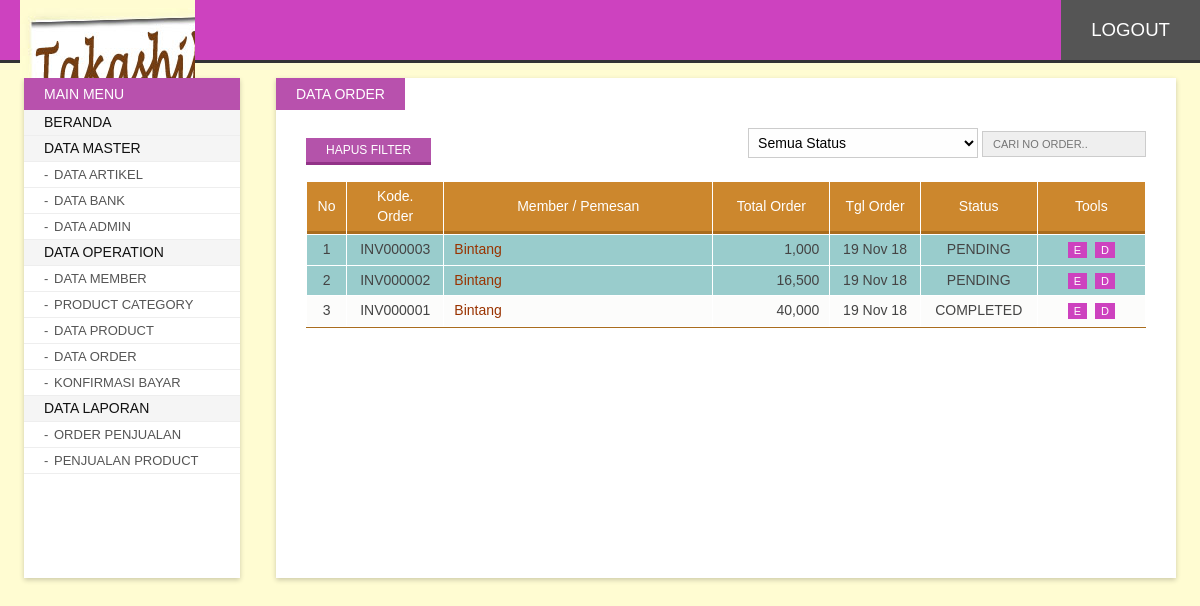
The page /admin/index.php?p=order (signed in) on the database its author committed.
### tables this page shows
CREATE TABLE `order` (
  `id` int(10) NOT NULL,
  `no_order` varchar(10) DEFAULT NULL,
  `tgl_order` datetime DEFAULT NULL,
  `tgl_expired` datetime DEFAULT NULL,
  `member_id` int(10) DEFAULT NULL,
  `total_order` int(15) DEFAULT '0',
  `catatan` text,
  `status` int(11) DEFAULT '1' COMMENT '1 = PENDING, 2 = COMPLETED, -1 = CANCELLED'
);

### include/function.php (called while the page is built, shortened)
<?php
	function showDate($date){
		return date("d M y", strtotime($date));
	}
?>

### admin/content/order.php (the view, shortened to what this page needs)
<?php
	$limit = 10;
	if(isset($_GET['h'])){
		$page = $_GET['h'];
   		$offset = $limit * ($page - 1);
	} else {
		$offset = 0;
	}
	$search = "";
	$resQry = "SELECT a.*,
		(SELECT c.nama_lengkap FROM member c WHERE c.id=a.member_id) `member`
		FROM `order` a WHERE 0=0 ".$search."
		ORDER BY id DESC LIMIT ".$offset.",".$limit;
	$results = mysql_query($resQry);
	$countResults = mysql_num_rows($results);
?>
<span class="page-title">Data Order</span>
<div class="inner">
<div class="searchform">
	<form action="index.php" method="get" name="formSearch">
   	  <select class="input" style="padding-right:4px;" name="status" onchange="document.formSearch.submit();">
      	<option value="" selected="selected">Semua Status</option>
      </select>
      <input type="text" value="<?php echo isset($_GET['s'])?$_GET['s']:'';?>" id="search" name="s" placeholder="Cari No Order..">
    </form>
</div>
<a class="addButton button" href="?p=<?php echo $_GET['p'];?>" title="Clear Filter">Hapus Filter</a>
<div class="clr"></div><br>
<table id="listTable" width="100%" cellpadding="5" cellspacing="1">
  <thead>
    <tr>
      <td width="2%">No</td>
      <td width="10%">Kode. Order</td>
      <td width="30%">Member / Pemesan</td>
      <td width="13%" align="center">Total Order</td>
      <td width="10%" align="center">Tgl Order</td>
      <td width="13%" align="center">Status</td>
      <td width="12%" align="center">Tools</td>
    </tr>
  </thead>
  <tbody>
    <?php
	if($countResults > 0){
		$i = 1;
		while($r = mysql_fetch_array($results)){
	?>
    <tr class="<?php echo ($i%2)==0?'odd':'';?>" <?php echo $r['status']==1?'style="background:#99CCCC;"':'';?>>
      <td align="center" valign="top"><?php echo $i;?></td>
      <td align="center" valign="top"><?php echo $r['no_order'];?></td>
      <td valign="top"><a target="_blank" href="?p=edMember&id=<?php echo $r['member_id'];?>"><?php echo $r['member'];?></a></td>
      <td align="right" valign="top"><?php echo number_format($r['total_order']);?></td>
      <td align="center" valign="top"><?php echo showDate($r['tgl_order']);?></td>
      <td align="center" valign="top"><?php echo $r['status']==2?'COMPLETED':($r['status']==1?'PENDING':'CANCELLED');?></td>
      <td align="center" valign="top">
      <a class="bTools" href="?p=addOrder&id=<?php echo $r['id'];?>" title="Edit">E</a>
      <a class="bTools" href="?p=delOrder&id=<?php echo $r['id'];?>" title="Delete" onclick="return confirm('Hapus record <?php echo $r['no_order'];?> ?');">D</a> </td>
    </tr>
    <?php $i++; }
	} else  {
    ?>
    <tr>
      <td colspan="7" align="center">Record Not Available</td>
    </tr>
    <?php } ?>
  </tbody>
</table>
</div>

### admin/asset/css/style.css (style rules this page uses)
body#bd { font-family:Calibri, Arial, Helvetica, sans-serif; background:#fffcd2; overflow-y:scroll; font-size:14px; color:#333; padding:0; margin:0; }
.button, .button:hover, .button:focus, .animate, .animate:hover, .pagination li a, .pagination li a:hover, .navigation ul li a, .navigation ul li a:hover, .searchform #search, .searchform #search:focus, #listTable tbody tr, #listTable tbody tr:hover { -webkit-transition: all 0.3s ease-in-out; -moz-transition: all 0.3s ease-in-out; -ms-transition: all 0.3s ease-in-out; -o-transition: all 0.3s ease-in-out; transition: all 0.3s ease-in-out; }
a { text-decoration:none; color:#993300; }
.input { border:solid 1px #ccc; background:#FEFEFE; padding:5px 5px; font-size:14px; width:230px; outline:none; font-family:inherit; }
.button { background:#b453aa; color:#fff; font-size:12px; padding:5px 20px; border:none; cursor:pointer; text-transform:uppercase; margin:10px 2px 0 0; border-bottom:solid 3px #923388; }
.addButton { float:left; }
div.contentwrap span.page-title { text-transform:uppercase; background:#b851ad; padding:8px 20px; position:absolute; color:#fff; left:0; top:0; }
div.contentwrap > .inner { margin:0 30px; font-size:14px; padding:50px 0 30px; }
div.searchform { float:right; }
div.searchform #search { border:solid 1px #ccc; background:#efefef; padding:6px 10px; outline:none; font-size:11px; font-family:inherit; text-transform:uppercase; }
#listTable { background:#fff; border-bottom:solid 1px #a96c1d; }
#listTable thead tr td { background:#cc872d; text-align:center; color:#fff; padding:5px 10px; line-height:1.4; position:relative; border-bottom:solid 3px #a96c1d; }
#listTable tbody tr { background:#fcfcfb; }
#listTable tbody tr td { color:#444; padding:5px 10px; line-height:1.4; }
#listTable tbody tr.odd { background:#effee6; }
a.bTools { background:#cd42bf; color:#fff; font-size:11px; padding:2px 6px; margin:0 2px; }

### rows shown on the page
order: no_order "INV000003", member "Bintang", total_order "1,000", tgl_order "19 Nov 18", status "PENDING"
order: no_order "INV000002", member "Bintang", total_order "16,500", tgl_order "19 Nov 18", status "PENDING"
order: no_order "INV000001", member "Bintang", total_order "40,000", tgl_order "19 Nov 18", status "COMPLETED"
